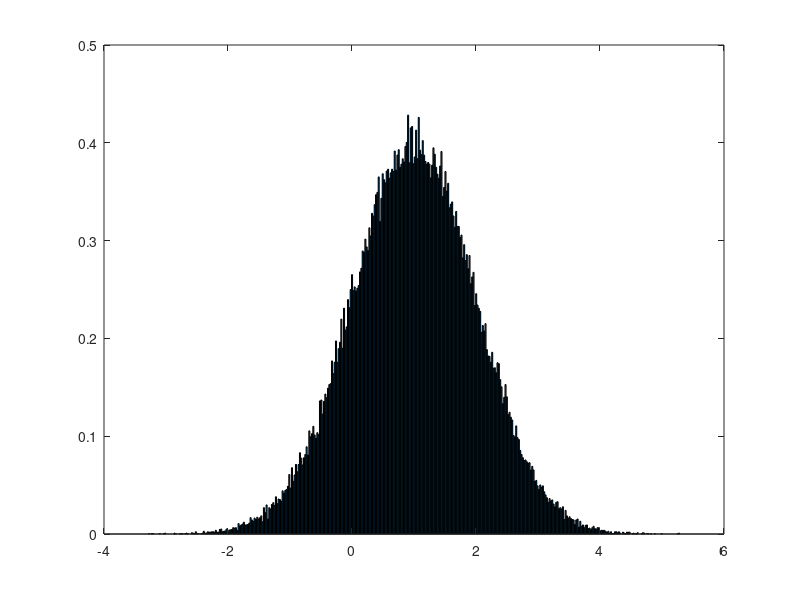

MATLAB code to generate this figure:
pkg load statistics

n = 10 ^ 5;
mu = 1;
sigma = 1;

X = sort(normrnd(mu, sigma, n, 1));

l = min(X);
r = max(X);
buckets = ceil((r - l) * n ^ (1 / 3));
delta = (r - l) / buckets;
x_coords = zeros(buckets, 1);
cnt_in_bucket = zeros(buckets, 1);
y_coords = zeros(buckets, 1);
walls = zeros(buckets, 1);

for i = 1 : buckets
  cur_l = (i - 1) * delta + l;
  cur_r = cur_l + delta;
  walls(i) = cur_r;
  x_coords(i) = (cur_r + cur_l) / 2;
  cnt_in_bucket(i) = sum(X <= cur_r) - sum(X < cur_l);
  y_coords(i) = cnt_in_bucket(i) / (n * delta);
endfor

bar(x_coords, y_coords);

printf("Размер выборки = %d\n", n);
printf("Границы = [%d; %d]\n", l, r);
printf("Выбранная длина интервалов = %d\n", delta);
printf("Количество интервалов = %d\n", buckets);
